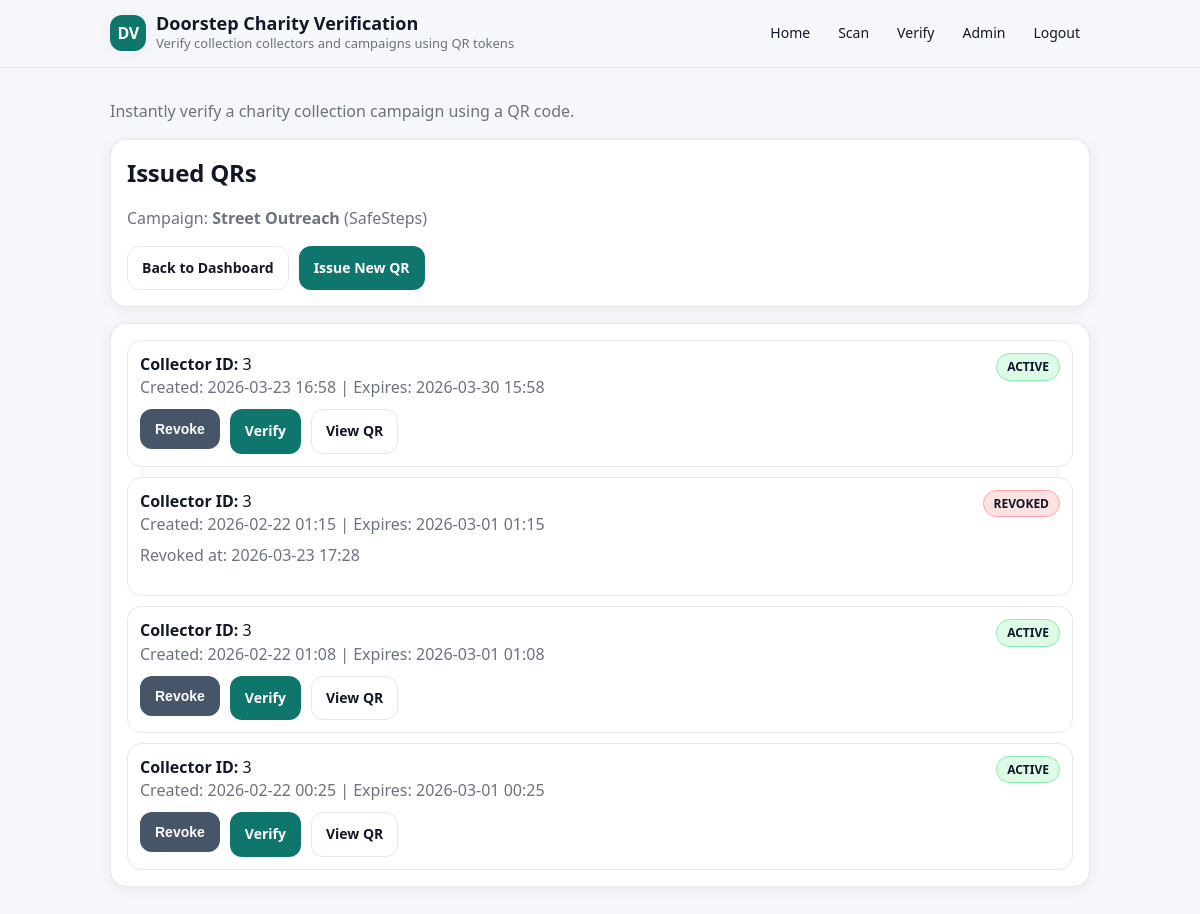
Screenshot of /admin/campaigns/3/issued-qrs (signed in) with the database file from the repository.
### app/models.py (models this page shows, shortened)
class Campaign(db.Model):
    __tablename__ = "campaigns"
    id = db.Column(db.Integer, primary_key=True)
    charity_id = db.Column(db.Integer, db.ForeignKey("charities.id"), nullable=False)
    title = db.Column(db.String(200), nullable=False)
    description = db.Column(db.Text, nullable=True)
    starts_at = db.Column(db.DateTime, nullable=False)
    ends_at = db.Column(db.DateTime, nullable=False)
    status = db.Column(db.String(20), default="active", nullable=False)
    created_at = db.Column(db.DateTime, default=datetime.utcnow, nullable=False)

class Charity(db.Model):
    __tablename__ = "charities"
    id = db.Column(db.Integer, primary_key=True)
    name = db.Column(db.String(200), nullable=False)
    registration_number = db.Column(db.String(100), unique=True, nullable=False)
    website = db.Column(db.String(255), nullable=True)
    campaigns = db.relationship("Campaign", backref="charity", lazy=True)

class IssuedQR(db.Model):
    __tablename__ = "issued_qr"
    id = db.Column(db.Integer, primary_key=True)
    campaign_id = db.Column(db.Integer, db.ForeignKey("campaigns.id"), nullable=False)
    collector_id = db.Column(db.Integer, db.ForeignKey("collectors.id"), nullable=False)
    token = db.Column(db.Text, nullable=False)
    token_hash = db.Column(db.String(128), unique=True, nullable=False)
    expires_at = db.Column(db.DateTime, nullable=False)
    revoked_at = db.Column(db.DateTime, nullable=True)
    created_at = db.Column(db.DateTime, default=datetime.utcnow, nullable=False)
    campaign = db.relationship("Campaign", backref="issued_qrs")

### app/routes_admin.py (the view)
@admin_bp.get("/campaigns/<int:campaign_id>/issued-qrs")
@login_required
def issued_qrs(campaign_id):
    campaign = Campaign.query.get_or_404(campaign_id)
    issued_list = (
        IssuedQR.query
        .filter_by(campaign_id=campaign_id)
        .order_by(IssuedQR.created_at.desc())
        .all()
    )
    return render_template(
        "admin/issued_qrs_list.html",
        campaign=campaign,
        issued_list=issued_list
    )

### app/__init__.py (called while the page is built)
@login_manager.user_loader
def load_user(user_id):
        from app.models import User
        return User.query.get(int(user_id))

### app/templates/admin/issued_qrs_list.html
{% extends "base.html" %}
{% block content %}
  <div class="card">
    <h2>Issued QRs</h2>
    <p class="muted">
      Campaign: <strong>{{ campaign.title }}</strong>
      {% if campaign.charity %} ({{ campaign.charity.name }}) {% endif %}
    </p>
    <div class="actions">
      <a class="btn outline" href="{{ url_for('admin.dashboard') }}">Back to Dashboard</a>
      <a class="btn" href="{{ url_for('admin.issue_qr_page', campaign_id=campaign.id) }}">Issue New QR</a>
    </div>
  </div>
  <div class="card">
    {% if issued_list %}
      <ul class="clean">
        {% for item in issued_list %}
          <li class="item">
            <div style="display:flex; justify-content:space-between; gap:12px; align-items:flex-start;">
              <div>
                <strong>Collector ID:</strong> {{ item.collector_id }}<br>
                <span class="muted">
                  Created: {{ item.created_at.strftime('%Y-%m-%d %H:%M') if item.created_at else '—' }} |
                  Expires: {{ item.expires_at.strftime('%Y-%m-%d %H:%M') if item.expires_at else '—' }}
                </span>
              </div>
              {% if item.revoked_at %}
                <span class="badge badge-danger">REVOKED</span>
              {% else %}
                <span class="badge badge-success">ACTIVE</span>
              {% endif %}
            </div>
            {% if item.revoked_at %}
              <p class="muted" style="margin-top:8px;">
                Revoked at: {{ item.revoked_at.strftime('%Y-%m-%d %H:%M') }}
              </p>
            {% else %}
              <div style="margin-top:10px; display:flex; gap:10px;">
  <form method="POST" action="{{ url_for('admin.revoke_issued_qr', issued_id=item.id) }}">
    <button class="btn secondary" type="submit">Revoke</button>
  </form>
  <a class="btn" href="{{ url_for('public.verify_page') }}?token={{ item.token }}" target="_blank">
    Verify
  </a>
  <a class="btn outline" href="{{ url_for('admin.issued_qr_png', issued_id=item.id) }}" target="_blank">
    View QR
  </a>
</div>
            {% endif %}
          </li>
        {% endfor %}
      </ul>
    {% else %}
      <p class="muted">No QR tokens have been issued for this campaign yet.</p>
    {% endif %}
  </div>
{% endblock %}

### app/templates/base.html (style rules this page uses)
:root { --bg: #f6f7fb; --card: #ffffff; --text: #111827; --muted: #6b7280; --border: #e5e7eb; --shadow: 0 2px 14px rgba(0,0,0,0.06); --primary: #0f766e; --primary-dark: #0b5f59; --secondary: #475569; --success-bg: #dcfce7; --success-border: #86efac; --danger-bg: #fee2e2; --danger-border: #fca5a5; --warning-bg: #ffedd5; --warning-border: #fdba74; --info-bg: #dbeafe; --info-border: #93c5fd; }
body { font-family: system-ui, -apple-system, Segoe UI, Roboto, Arial, sans-serif; margin: 0; background: var(--bg); color: var(--text); line-height: 1.45; }
h2, h3 { margin: 0 0 8px 0; letter-spacing: -0.2px; }
.card { background: var(--card); border: 1px solid var(--border); border-radius: 16px; padding: 16px; box-shadow: var(--shadow); margin-bottom: 16px; }
.muted { color: var(--muted); }
a.btn, button.btn { display: inline-flex; align-items: center; gap: 8px; padding: 11px 14px; border-radius: 12px; background: var(--primary); color: white; text-decoration: none; border: 1px solid transparent; cursor: pointer; font-size: 14px; font-weight: 600; transition: transform .04s ease, background .15s ease, box-shadow .15s ease; }
a.btn.secondary, button.btn.secondary { background: var(--secondary); }
a.btn.outline, button.btn.outline { background: transparent; color: var(--text); border: 1px solid var(--border); }
.actions { display:flex; gap: 10px; align-items: center; margin-top: 12px; }
ul.clean { list-style: none; padding: 0; margin: 0; display: grid; gap: 10px; }
.item { border: 1px solid var(--border); border-radius: 14px; padding: 12px; background: #fff; }
.badge { display:inline-flex; align-items:center; gap: 6px; padding: 4px 10px; border-radius: 999px; font-size: 12px; font-weight: 700; border: 1px solid var(--border); background: #f8fafc; color: #0f172a; white-space: nowrap; }
.badge-success { background: var(--success-bg); border-color: var(--success-border); }
.badge-danger { background: var(--danger-bg); border-color: var(--danger-border); }

### rows the page displays
Campaign: title "Street Outreach"
Charity: charity.name "SafeSteps"
IssuedQR: collector_id "3", created_at "2026-03-23 16:58", expires_at "2026-03-30 15:58", shows "ACTIVE"
IssuedQR: collector_id "3", created_at "2026-02-22 01:15", expires_at "2026-03-01 01:15", shows "REVOKED", revoked_at "2026-03-23 17:28"
IssuedQR: collector_id "3", created_at "2026-02-22 01:08", expires_at "2026-03-01 01:08", shows "ACTIVE"
IssuedQR: collector_id "3", created_at "2026-02-22 00:25", expires_at "2026-03-01 00:25", shows "ACTIVE"
